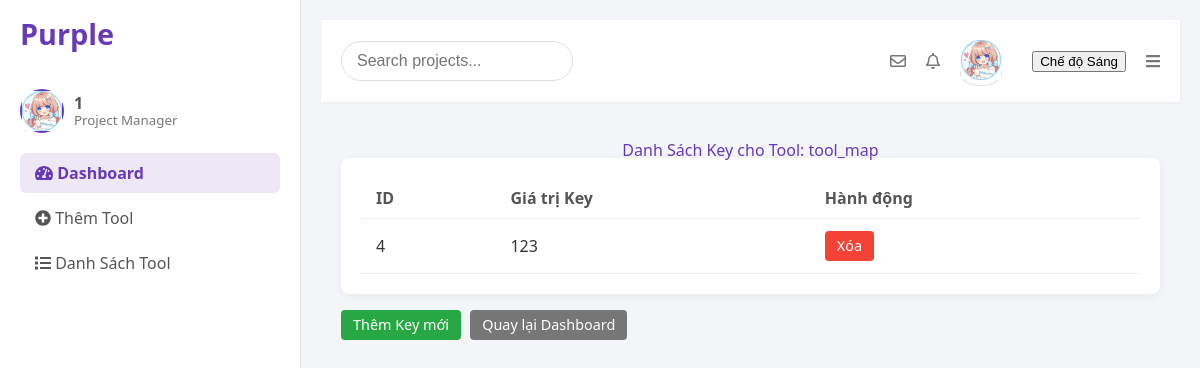
Screenshot of /admin/list_keys.php?tool_id=1 (signed in) with the database file from the repository.
### tables this page shows
CREATE TABLE `tools` (
  `id` int(11) NOT NULL,
  `name` varchar(255) NOT NULL,
  `description` text DEFAULT NULL,
  `is_active` tinyint(1) DEFAULT 1,
  `created_at` timestamp NOT NULL DEFAULT current_timestamp(),
  `updated_at` timestamp NOT NULL DEFAULT current_timestamp() ON UPDATE current_timestamp()
);

CREATE TABLE `keys` (
  `id` int(11) NOT NULL,
  `tool_id` int(11) NOT NULL,
  `key_value` varchar(255) NOT NULL,
  `status` varchar(50) DEFAULT 'active',
  `usage_count` int(11) DEFAULT 0,
  `last_used_at` timestamp NOT NULL DEFAULT current_timestamp() ON UPDATE current_timestamp(),
  `expiry_date` date DEFAULT NULL,
  `notes` text DEFAULT NULL,
  `created_at` timestamp NOT NULL DEFAULT current_timestamp(),
  `updated_at` timestamp NOT NULL DEFAULT current_timestamp() ON UPDATE current_timestamp()
);

### admin/list_keys.php (the view, shortened to what this page needs)
<?php
require_once 'config.php';
$tool_id = isset($_GET['tool_id']) && is_numeric($_GET['tool_id']) && $_GET['tool_id'] > 0 ? (int)$_GET['tool_id'] : null;
$tool_name = "";
$error = "";
$keys = [];
if ($tool_id) {
    $sql_tool_name = "SELECT `name` FROM `tools` WHERE `id` = ?";
    $stmt_tool_name = $conn->prepare($sql_tool_name);
    $stmt_tool_name->bind_param("i", $tool_id);
    $stmt_tool_name->execute();
    $result_tool_name = $stmt_tool_name->get_result();
    if ($result_tool_name->num_rows == 1) {
        $row_tool_name = $result_tool_name->fetch_assoc();
        $tool_name = $row_tool_name['name'];
        $sql = "SELECT `id`, `key_value` FROM `keys` WHERE `tool_id` = ?";
        $stmt = $conn->prepare($sql);
        $stmt->bind_param("i", $tool_id);
        $stmt->execute();
        $result = $stmt->get_result();
        if ($result->num_rows > 0) {
            while ($row = $result->fetch_assoc()) {
                $keys[] = $row;
            }
        }
    } else {
        $error = "Không tìm thấy tool với ID này.";
        error_log("list_keys.php: Error - Tool not found with ID: " . $tool_id);
    }
} else {
    $error = "Không có ID tool được cung cấp.";
    error_log("list_keys.php: Error - No valid tool ID provided.");
}
?>
<h1>Danh Sách Key cho Tool: <?php echo $tool_name; ?></h1>
<?php if (!empty($error)): ?>
    <div class="alert alert-danger"><?php echo $error; ?></div>
<?php else: ?>
    <?php if (!empty($keys)): ?>
        <div class="data-table">
            <table>
                <thead>
                    <tr>
                        <th>ID</th>
                        <th>Giá trị Key</th>
                        <th>Hành động</th>
                    </tr>
                </thead>
                <tbody>
                    <?php foreach ($keys as $key): ?>
                        <tr>
                            <td><?php echo $key['id']; ?></td>
                            <td><?php echo htmlspecialchars($key['key_value']); ?></td>
                            <td>
                                <a href="delete_key.php?id=<?php echo $key['id']; ?>&tool_id=<?php echo $tool_id; ?>"
   class="btn btn-danger btn-sm action-button"
   data-action="delete-key"
   data-item-id="<?php echo $key['id']; ?>"
   data-item-name="<?php echo htmlspecialchars($key['key_value']); ?>">Xóa</a>
                            </td>
                        </tr>
                    <?php endforeach; ?>
                </tbody>
            </table>
        </div>
    <?php else: ?>
        <div class="alert alert-info">Không có key nào được thêm cho tool này.</div>
    <?php endif; ?>
<?php endif; ?>
<div class="mt-3">
    <a href="add_key.php?tool_id=<?php echo $tool_id; ?>" class="btn btn-success btn-sm">Thêm Key mới</a>
    <a href="index.php" class="btn btn-secondary btn-sm">Quay lại Dashboard</a>
</div>
<?php
require_once 'template.php';
?>

### css/style.css (style rules this page uses)
body { font-family: 'Segoe UI', Tahoma, Geneva, Verdana, sans-serif; background-color: #f8f9fa; color: #333; margin: 0; padding: 20px; display: flex; justify-content: center; align-items: center; min-height: 100vh; }
h1 { color: #673ab7; text-align: center; margin-bottom: 30px; }

### css/admin_style.css (style rules this page uses)
body, h1, h2, h3, h4, h5, h6, p, ul, li { margin: 0; padding: 0; border: 0; font-size: 100%; font: inherit; vertical-align: baseline; }
body { font-family: 'Segoe UI', Tahoma, Geneva, Verdana, sans-serif; background-color: #f3f5f9; color: #333; line-height: 1; min-width: 100vw; min-height: 100vh; overflow-x: hidden; }
.data-table { background-color: #fff; border-radius: 8px; box-shadow: 0 2px 10px rgba(0, 0, 0, 0.05); padding: 20px; overflow-x: auto; }
.data-table table { width: 100%; border-collapse: collapse; }
.data-table th, .data-table td { padding: 12px 15px; border-bottom: 1px solid #eee; text-align: left; }
.data-table th { font-weight: bold; color: #555; }
.data-table .btn { padding: 8px 12px; font-size: 0.9rem; border-radius: 4px; cursor: pointer; text-decoration: none; margin-right: 5px; }
.data-table .btn-danger { background-color: #f44336; color: #fff; border: none; }
.btn { padding: 12px 20px; font-size: 1rem; border-radius: 5px; cursor: pointer; text-decoration: none; transition: background-color 0.3s ease; display: inline-block; margin-right: 5px; }
.btn-secondary { background-color: #777; color: #fff; border: none; }
.btn-success { background-color: #28a745; color: #fff; border: none; }
.btn-danger { background-color: #dc3545; color: #fff; border: none; }
.btn-sm { padding: 8px 12px; font-size: 0.9rem; border-radius: 4px; }
.mt-3 { margin-top: 1rem; }

### rows the page displays
tools: name "tool_map"
keys: id "4", key_value "123"

### other values shown
$_SESSION['username'] "1"
